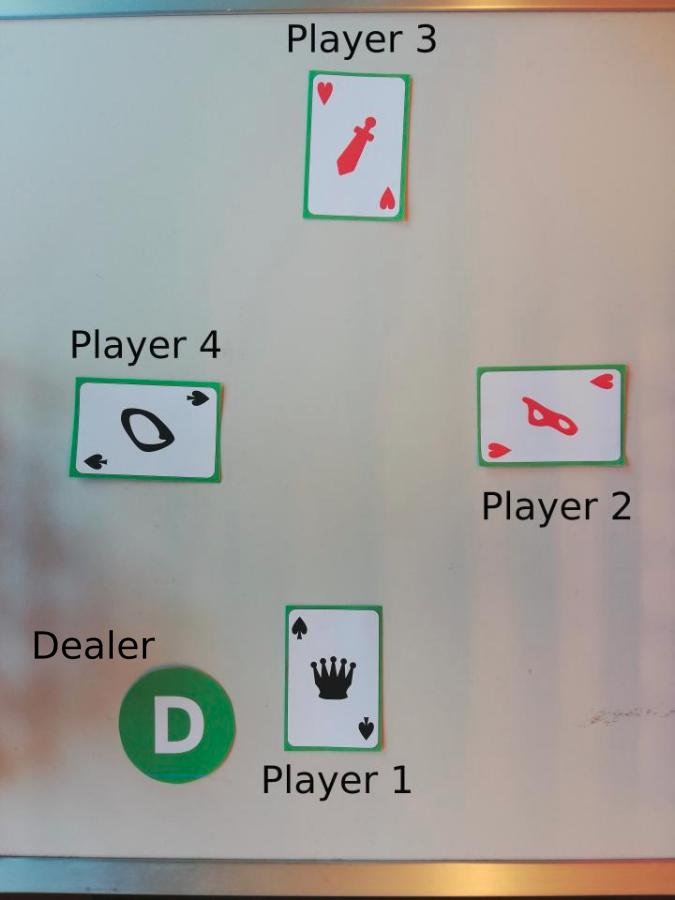
#> input picture project/media/example_round.jpg, 675 x 900 px
$ python -i extraction.py   (imports and definitions only)   (older library calls are emulated)
#> lines starting #> are read from the running program, lines starting #| are printed output that depends on the picture
import numpy as np
import imutils
import skimage.io
from skimage.exposure import rescale_intensity
from skimage.transform import resize
from skimage.filters import threshold_multiotsu, threshold_otsu
from skimage.segmentation import clear_border
from skimage.measure import label, regionprops
from skimage.morphology import closing, square, opening, disk
from skimage.color import label2rgb
import matplotlib.pyplot as plt
import matplotlib.patches as mpatches


#--------------- PRE-PROCESSING ------------------------------

def crop(image, top=100, bottom=4400):
    ''' Crops image from top to bottom
    '''
    return image[top:bottom, :, :]


def decompose_channels(image):
    ''' Decompose image into greyscale and RGB channels
    '''

    gray = skimage.color.rgb2gray(image)
    red = image[:, :, 0]
    green = image[:, :,1]
    blue = image[:, :,2]

    return [gray, red, green, blue]


def norm_binary(image):
    ''' Normalizes the image of the round  and returns the binary version
    '''

    # Contrast stretching
    a, b = np.percentile(image, (0, 50))
    norm_im = rescale_intensity(image, in_range=(a,b))

    # Apply otsu method for threshold
    #threshold = threshold_otsu(norm_im)
    #binary = norm_im > threshold

    # Apply multiotsu
    threshold = threshold_multiotsu(norm_im)
    digitized = np.digitize(norm_im, bins=threshold)

    return digitized

def binarize_cards(cards, channel=2):
    ''' Rescales intensity and binarizes the image of the cards on specified channel
    Returns : Binarized card images
    '''

    bin_cards = cards

    for i in range(len(cards)):

        if cards[i].size!=0:

            #Normalizes card
            norm = rescale_intensity(cards[i][:, :, channel])

            #Digitizes card
            th = threshold_multiotsu(norm)
            dig = np.digitize(norm, bins=th)
            bin_cards[i] = dig == 0

    return bin_cards

# [29 lines left out: functions card_morpho, suite_morpho, rank_morpho, not called in this run]

#--------------- CARD EXTRACTION ------------------------------

def rotate_cards(cards):
    ''' Rotate the cards of each player so they are in the right orientation
    Returns : Rotated card images
    '''

    # 0: Player1, 1: Player2 etc...
    # We have to use empty arrays instead of None because images are arrays
    cards_rotated = {0: np.array([]), 1: np.array([]), 2: np.array([]), 3: np.array([])}
    rotations = [0, 90, 180, -90]

    for i in range(4):
        if cards[i].size != 0:
            cards_rotated[i] = imutils.rotate_bound(cards[i], rotations[i])

    return cards_rotated

def find_bbox(image, threshold=25000, plot=True):
    ''' Finds the bboxes of the objects (here the cards and dealer token)
    Returns the number of bboxes
    and a dictionary of tuples (list_bbox_bounds, bbox_area, bbox_center)
    '''

    closed = closing(image, square(2))

    cleared = clear_border(closed)

    # label image regions
    label_image = label(cleared, background=0, connectivity=1)

    # Store bboxes
    bboxes = {}
    num = 0

    for region in regionprops(label_image):

        # take regions with large enough area
        if  region.area >= threshold:

            # Compute area of bbox
            minr, minc, maxr, maxc = region.bbox

            c = maxc - minc
            r = maxr - minr
            area = c * r

            # Compute bbox center
            xc = (minr + maxr) // 2
            yc = (minc + maxc) // 2

            bboxes[num] = ([minr, minc, maxr, maxc], area, [xc, yc])
            num += 1

    if plot:
        # Plot overlay of image regions and bboxes
        plot_overlays(image, label_image, threshold)

    return num, bboxes


# [22 lines left out: functions get_centers, compute_distance, not called in this run]


def remove_dup_bboxes(num, bboxes, threshold):
    ''' Remove bboxes inside others or overlaping
    Remove a bbox if center is closer than threshold of another center
    Only works if two overlapping bboxes
    '''

    # Keeps track of compared bboxes
    compared = np.zeros((num, num))

    # Index of bboxes to remove
    idx_remove = []

    for i in range(num):
        if bboxes[i][1] >= 200000: # Check if it's a card

            # Get first bbox center
            x1, y1 = bboxes[i][2]

            for j in range(num):

                # Compare only if never compared before
                if ((compared[i][j]==0) & (compared[j][i]==0)
                     & (i!=j) & (bboxes[j][1] >= 200000)):

                    # Get second bbox center
                    x2, y2 = bboxes[j][2]

                    # Check if centers are too close
                    if compute_distance(x1, y1, x2, y2) <= threshold:

                        # Record one with smaller area to remove later
                        area_i = bboxes[i][1]
                        area_j = bboxes[j][1]

                        if area_i > area_j:
                            idx_remove.append(j)
                        else:
                            idx_remove.append(i)

                    # Record that we compared i and j
                    compared[i][j] = 1
                    compared[j][i] = 1

    # Keep non overlaping bboxes
    bbox_filtered = {}
    idx = 0
    for i in range(num):
        if i not in idx_remove:
            bbox_filtered[idx] = bboxes[i]
            idx += 1

    return idx, bbox_filtered


def rearrange_boxes(bboxes):
    ''' Rearrange bboxes in the correct order
    Returns : Dictionary with bbox for each player, None if bbox not found
    '''

    # 0: Player1, 1: Player2 etc... 4: Dealer token
    boxes = {0: None, 1: None, 2: None, 3: None, 4: None}

    # If we have 1 dealer token and 4 cards
    if len(bboxes.keys()) == 5:
        xc, yc = get_centers(bboxes)

        min_x = np.min(xc)
        max_x = np.max(xc)
        min_y = np.min(yc)
        max_y = np.max(yc)

        for i in range(len(bboxes.keys())):

            # Check for dealer
            if bboxes[i][1] < 200000:
                boxes[4] = bboxes[i]

            else:

                x1, y1, x2, y2 = bboxes[i][0]
                x_c, y_c = bboxes[i][2]

                if x_c == min_x:
                    boxes[2] = bboxes[i]
                if x_c == max_x:
                    boxes[0] = bboxes[i]
                if y_c == min_y:
                    boxes[3] = bboxes[i]
                if y_c == max_y:
                    boxes[1] = bboxes[i]

    # We have found less than 4 cards
    else:

        # Dimensions of image
        height = 4300
        width = 3456

        # Divide height in 3 zones
        height_lim1 = height // 3
        height_lim2 = 2 * height_lim1

        # Divide width in 3 zones
        width_lim1 = width // 3
        width_lim2 = 2 * width_lim1

        # Go through each bbox and find it's position
        for i in range(len(bboxes.keys())):

            # Check for dealer
            if bboxes[i][1] < 200000:
                boxes[4] = bboxes[i]

            else:

                # Get centers
                x_c, y_c = bboxes[i][2]

                # If it's in top part, player 3
                if x_c < height_lim1:
                    boxes[2] = bboxes[i]

                elif x_c > height_lim2: # If it's in bottom part, player1
                    boxes[0] = bboxes[i]

                else: # It's either player 2 or player 4

                    if y_c < width_lim1: # Player 4
                        boxes[3] = bboxes[i]

                    else: # Player 2
                        boxes[1] = bboxes[i]
    return boxes


def extract_cards(img, bboxes):
    ''' From the bboxes and the image of the game, extract the image of the cards
    Returns : Dictionary of images of each card. Empty array if image not found.
    '''

    # 0: Player1, 1: Player2 etc...
    # We have to use empty arrays instead of None because images are arrays
    cards = {0: np.array([]), 1: np.array([]), 2: np.array([]), 3: np.array([])}

    for i in range(4):
        if bboxes[i] != None:
            x01, y01, x11, y11 = bboxes[i][0]
            cards[i] = img[x01:x11, y01:y11, :]

    return cards


# [26 lines left out: functions find_distances, find_dealer, not called in this run]


#--------------- RANK + SUITE EXTRACTION ------------------------------


def extraction(cards, bplot=False):
    ''' From the image of each card extracts the rank and the suite
    If bplot = True plots the bbox found on the card
    Returns : The extracted suites and ranks of the cards as dictionaries
    '''

    # 0: Player1, 1: Player2 etc...
    # Each image has two images of its suit. We store both as list [suit1, suit2]
    extracted_suites = {0: None, 1: None, 2: None, 3: None}
    size_suite = (300, 300)

    # We have to use empty arrays instead of None because we directly store the images of the digits
    extracted_ranks = {0: np.array([]), 1: np.array([]), 2: np.array([]), 3: np.array([])}
    size_rank = (28, 28) # Same size as MNIST images

    for i in range(4):
        if cards[i].size!=0:

            # Remove holes inside object
            card = card_morpho(cards[i])

            # Find bbox of objects on card
            num, boxes = find_bbox(card, 2000, bplot)

            # Get suits + digit bboxes
            rank, suites = get_suit_rank(boxes)

            im_suites = []

            # Second suit is upside down need to flip it
            rotations = [0, 180, 0, 0 , 0] # Added exta 0 in case len suites > 2

            # Get shape of card
            height, width = card.shape

            # Get image of suits
            for j in range(len(suites)):

                dx1, dy1, dx2, dy2 = suites[j][0]

                # Check that we don't select out of bounds of the image
                incr = 5
                if (dx1-incr > 0) & (dx2 + incr < height) & (dy1-incr > 0) & (dy2+incr < width):
                    dx1 -= incr
                    dx2 += incr
                    dy1 -= incr
                    dy2 += incr

                ## Check not out of bounds
                # Mathematical morphology
                im_suite = suite_morpho(card[dx1:dx2, dy1:dy2])
                im_suite = resize(im_suite, size_suite)

                im_suites.append(imutils.rotate_bound(np.float32(im_suite), rotations[j]))

            # Add suites of image i to extracted_suites
            extracted_suites[i] = im_suites

            # Get image of rank
            dx1, dy1, dx2, dy2 = rank[0]

            # Check that we don't select out of bounds of the image
            incr = 60
            if (dx1-incr > 0) & (dx2 + incr < height) & (dy1-incr > 0) & (dy2+incr < width):
                dx1 -= incr
                dx2 += incr
                dy1 -= incr
                dy2 += incr

            # Mathematical morphology
            im_rank = rank_morpho(card[dx1:dx2, dy1:dy2])
            im_rank = resize(im_rank, size_rank)

            extracted_ranks[i] = im_rank

    return extracted_ranks, extracted_suites


# [61 lines left out: function get_suit_rank, not called in this run]

def round_to_elems(img, bplot=False):
    ''' From the image of a round finds the ranks and suites found on each player's cards
    If bplot is True plot the bboxes of the objects found on the cards
    Returns : ranks and suites as dictionaries, key corresponds to player, value is image
    '''
    image_cropped = crop(img)

    #decompose channels
    images = decompose_channels(image_cropped)

    #normalize the 4 channels
    binaries = []
    for i in range(len(images)):
        binaries.append(norm_binary(images[i]))

    #boxes on blue channel
    num, bboxes = find_bbox(binaries[3], plot=False)

    #rearrange boxes
    threshold = 100
    num, bboxes = remove_dup_bboxes(num, bboxes, threshold)
    boxes = rearrange_boxes(bboxes)

    #extract cards
    cards = extract_cards(image_cropped, boxes)

    #rotate cards
    cards_rotated = rotate_cards(cards)
    bin_cards = binarize_cards(cards_rotated)

    #ranks and suites extraction
    ranks, suites = extraction(bin_cards, bplot)

    return ranks, suites


#--------------- PLOT FUNCTIONS ------------------------------

# [107 lines left out: functions plot_channels, plot_overlays, plot_bbox, plot_cards, plot_suites, not called in this run]

>>> import cv2
>>> picture = cv2.cvtColor(cv2.imread('media/example_round.jpg'), cv2.COLOR_BGR2RGB)
>>> result = round_to_elems(picture)
#> in decompose_channels, `blue = image[:, :,2]`:
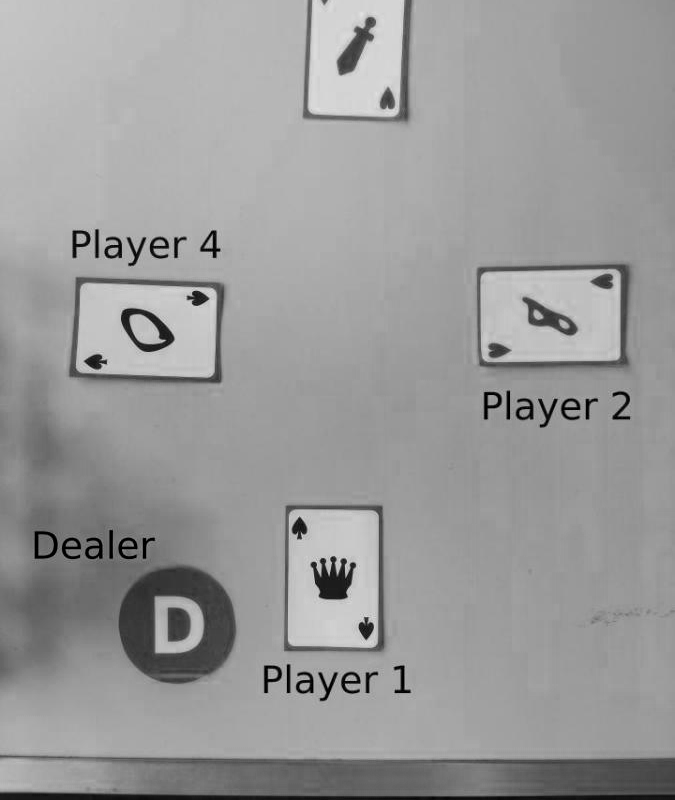
#> blue: shape (800, 675); min 0, max 229, mean 154
#> in round_to_elems, `images = decompose_channels(image_cropped)`: images = 4 items
#> the loop in round_to_elems, `for i in range(len(images)):` made 4 passes
#> (b in norm_binary, threshold in norm_binary) on passes 1 to 4: (0.648, [0.436, 0.842]), (167, [120, 219]), (164, [116, 217]), (157, [131, 214])
#> pass 1, in norm_binary, `norm_im = rescale_intensity(image, in_range=(a,b))`:
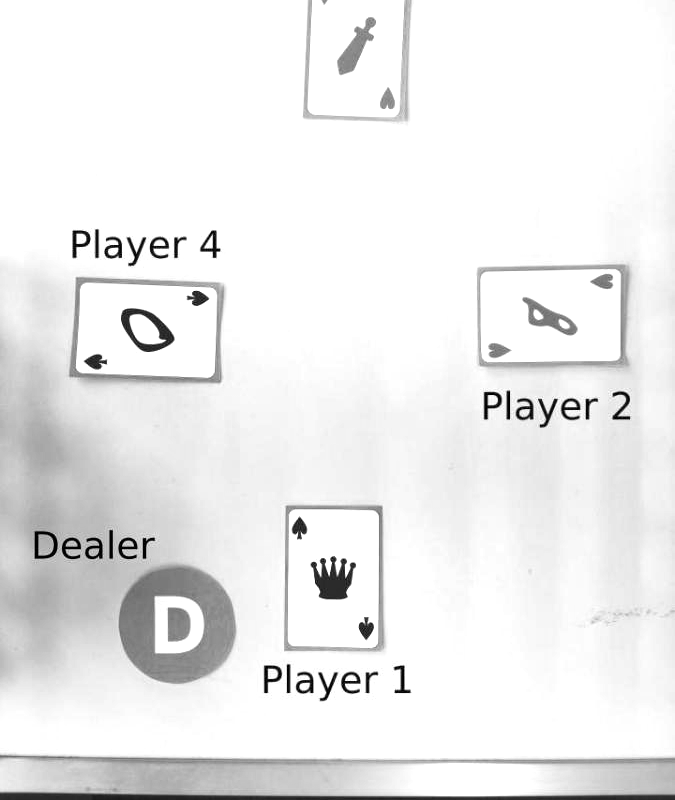
#> norm_im: shape (800, 675) float64; min 0, max 1, mean 0.928
#> pass 1, in norm_binary, `digitized = np.digitize(norm_im, bins=threshold)`:
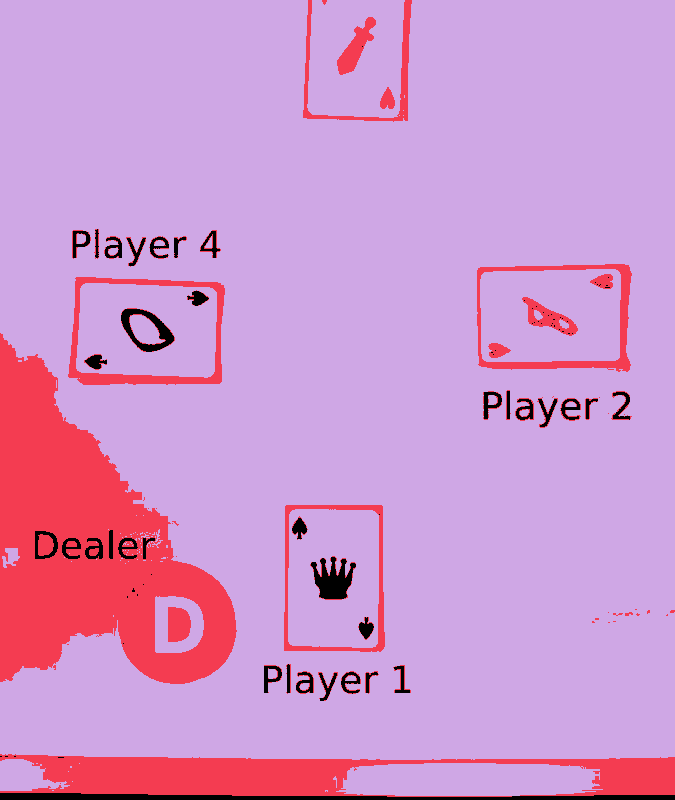
#> digitized: shape (800, 675) int64; 3 distinct labels, from 0 to 2; one colour per label, 0 black
#> pass 2, in norm_binary (call 2), `digitized = np.digitize(norm_im, bins=threshold)`:
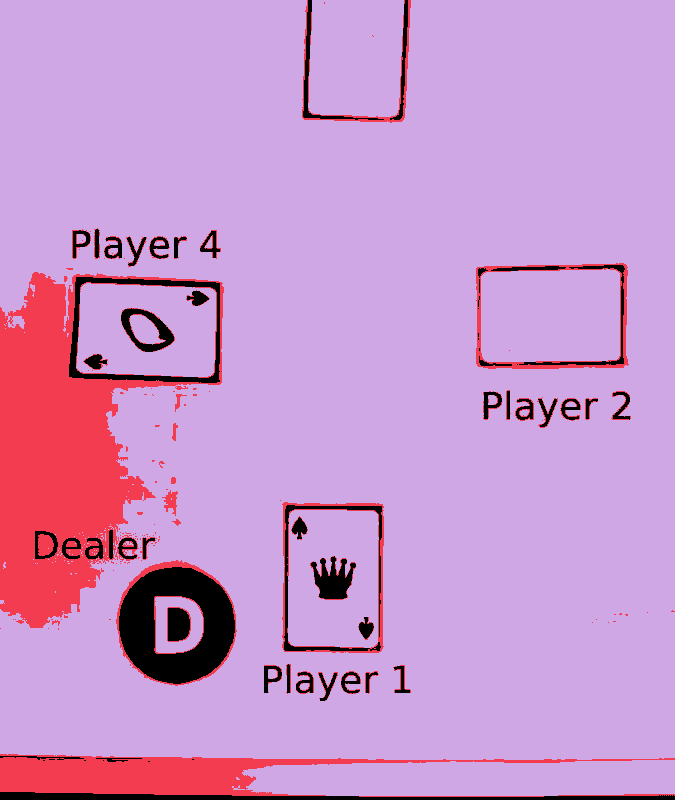
#> digitized: shape (800, 675) int64; 3 distinct labels, from 0 to 2; one colour per label, 0 black
#> in find_bbox, `closed = closing(image, square(2))`:
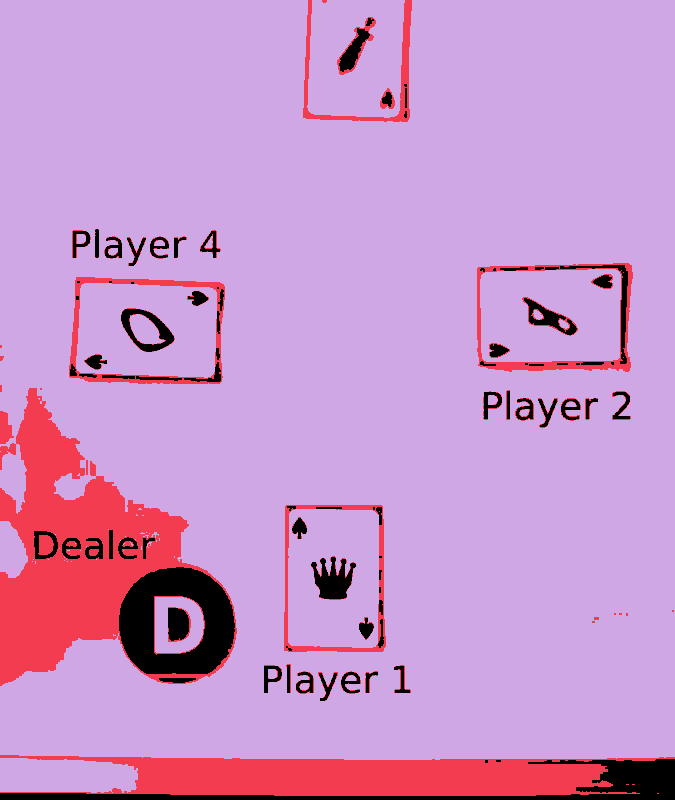
#> closed: shape (800, 675) int64; 3 distinct labels, from 0 to 2; one colour per label, 0 black
#> in find_bbox, `closed = closing(image, square(2))`: image: shape (800, 675) int64; 3 distinct labels, from 0 to 2
#> in find_bbox, `cleared = clear_border(closed)`:
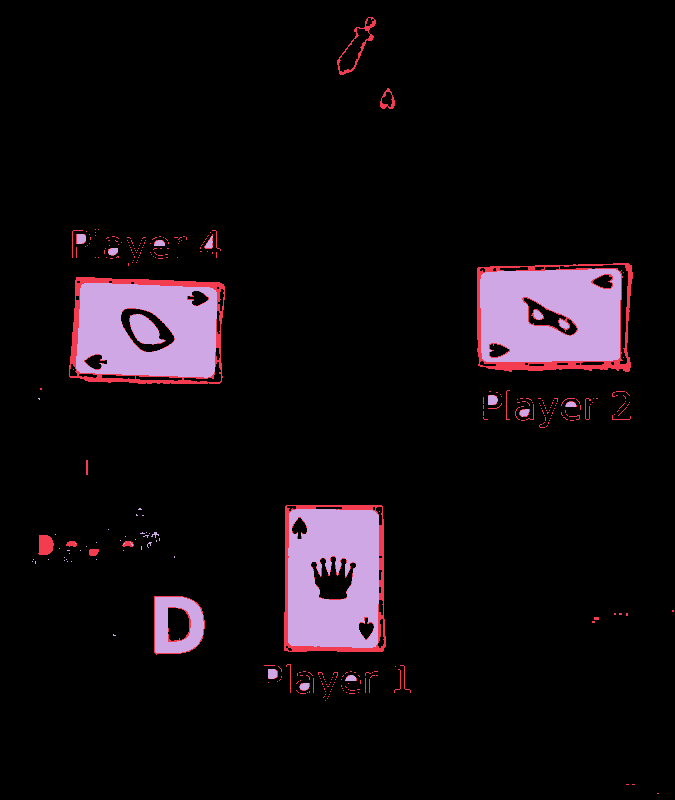
#> cleared: shape (800, 675) int64; 3 distinct labels, from 0 to 2; one colour per label, 0 black
#> in find_bbox, `label_image = label(cleared, background=0, connectivity=1)`:
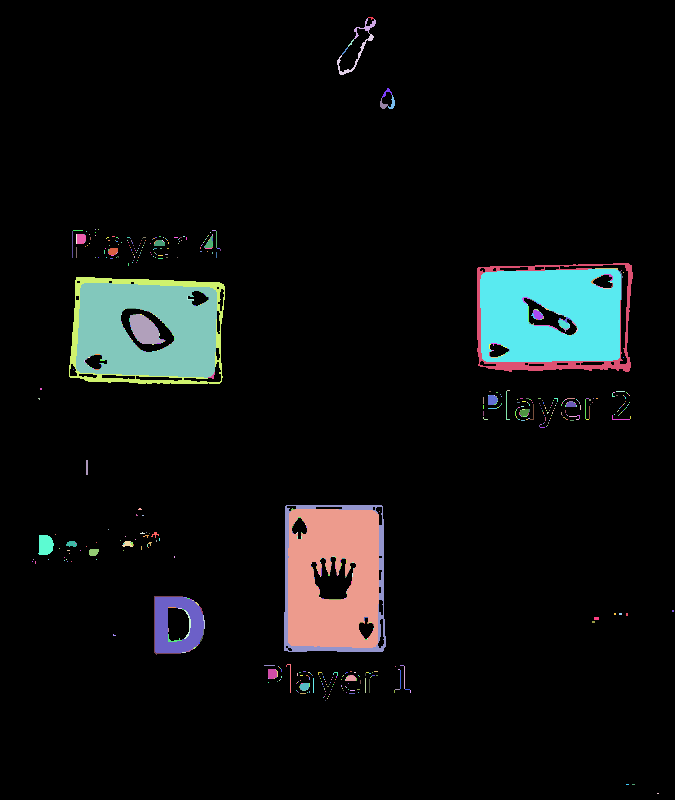
#> label_image: shape (800, 675) int64; 892 distinct labels, from 0 to 891; one colour per label, 0 black
#> after the loop in find_bbox, `for region in regionprops(label_image):`: bboxes = 0 items; num = 0
#> in round_to_elems, `num, bboxes = find_bbox(binaries[3], plot=False)`: bboxes = 0 items
#> after the loop in remove_dup_bboxes, `for i in range(num):`: idx_remove = []
#> after the loop in remove_dup_bboxes, `for i in range(num):`: bbox_filtered = 0 items; idx = 0
#> after the loop in rearrange_boxes, `for i in range(len(bboxes.keys())):`: boxes = 5 items
#> after the loop in extract_cards, `for i in range(4):`: cards = {0: empty array, 1: empty array, 2: empty array, 3: empty array}
#> after the loop in rotate_cards, `for i in range(4):`: cards_rotated has the same summary as cards in extract_cards
#> in round_to_elems, `cards_rotated = rotate_cards(cards)`: cards_rotated has the same summary as cards in extract_cards
#> in binarize_cards, `bin_cards = cards`: bin_cards has the same summary as cards in extract_cards
#> the loop in binarize_cards, `for i in range(len(cards)): ` made 4 passes
#> in round_to_elems, `bin_cards = binarize_cards(cards_rotated)`: bin_cards has the same summary as cards in extract_cards
#> after the loop in extraction, `for i in range(4):`: extracted_ranks has the same summary as cards in extract_cards; extracted_suites = 4 items
#> in round_to_elems, `ranks, suites = extraction(bin_cards, bplot)`: ranks has the same summary as cards in extract_cards
